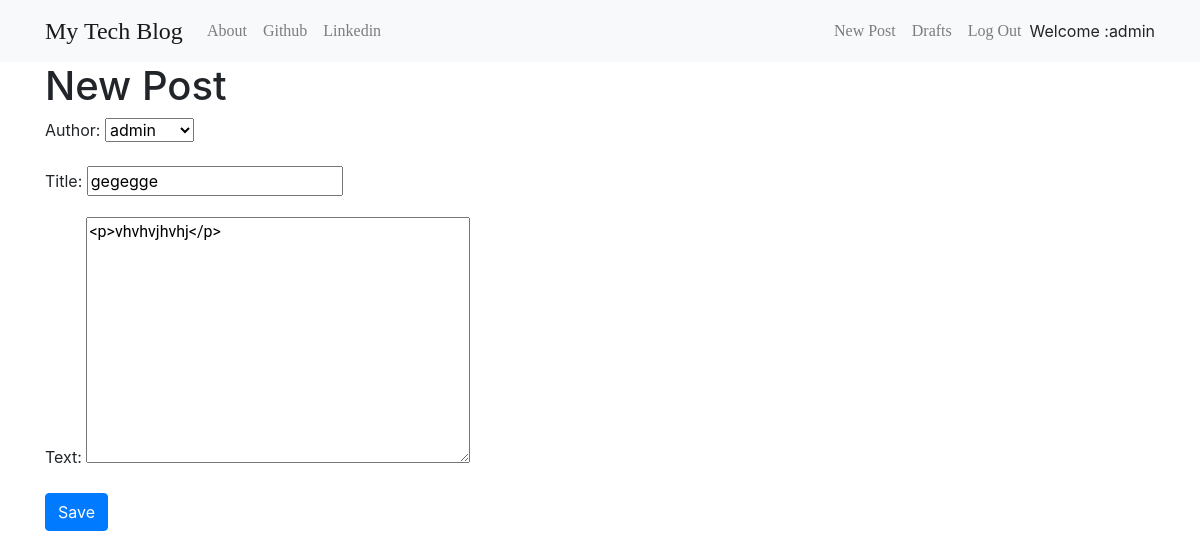
Page /post/6/edit/ (signed in) on the committed database.
### blog/models.py (models this page shows, shortened)
class Post(models.Model):
    author = models.ForeignKey('auth.User', on_delete=models.CASCADE)
    title = models.CharField(max_length=200)
    text = models.TextField()
    create_date = models.DateTimeField(default=timezone.now)
    publish_date = models.DateTimeField(blank=True, null=True)

### blog/views.py (the view)
# urls.py: path('post/<int:pk>/edit/', views.PostUpdateView.as_view(), name='post_edit'),
class PostUpdateView(LoginRequiredMixin, UpdateView):
    login_url = '/login/'
    redirect_field_name = 'blog/post_detail.html'
    form_class = PostForm
    model = Post

### blog/forms.py
class PostForm(forms.ModelForm):
    class Meta():
        model = Post
        fields = ['author', 'title', 'text']
        widgets = {
            'title': forms.TextInput(attrs={'class': 'textinputclass'}),
            'text': forms.Textarea(attrs={'class': 'editable editor-medium-textarea postcontent'})
        }

### blog/templates/blog/post_form.html (shortened to what this page needs)
{% extends 'base.html' %}
{% block body_block %}
    <h1>New Post</h1>
    <form class="post-form" method="post">
        {{ form.as_p }}
        <button type="submit" class="save btn btn-primary">Save</button>
    </form>
{% endblock %}

### blog/templates/blog/base.html (shortened to what this page needs)
<!DOCTYPE html>
{% load static %}
<html lang="en">
<head>
    <link rel="stylesheet" href="https://stackpath.bootstrapcdn.com/bootstrap/4.1.3/css/bootstrap.min.css"
>
    <link rel="stylesheet" href="//cdn.jsdelivr.net/npm/medium-editor@latest/dist/css/medium-editor.min.css"
          type="text/css" media="screen" charset="utf-8">
    <link rel="stylesheet" href="{% static 'css/style.css' %}">
    <link rel="stylesheet" href="https://stackpath.bootstrapcdn.com/font-awesome/4.7.0/css/font-awesome.min.css"
>
</head>
<body>
<nav class="navbar navbar-expand-lg  navbar-light bg-light techfont">
    <div class="container">
        <div class="navbar-nav align-items-center">
            <a class="navbar-brand" href="{% url 'post_list' %}">My Tech Blog</a>
            <a class="nav-item nav-link" href="{% url 'about' %}">About</a>
            <a class="nav-item nav-link" href="https://www.github.com">Github</a>
            <a class="nav-item nav-link" href="https://www.linkedin.com">Linkedin</a>
        </div>
        <div class="navbar-nav align-items-center ml-auto">
            {% if user.is_authenticated %}
                <a class="nav-item nav-link" href="{% url 'post_new' %}">New Post</a>
                <a class="nav-item nav-link" href="{% url 'drafts_list' %}">Drafts</a>
                <a class="nav-item nav-link" href="{% url 'logout' %}">Log Out</a>
                <a>Welcome :{{ user.username }}</a>
            {% else %}
                <a class="nav-item nav-link" href="{% url 'login' %}" aria-label="login"> <i class='far fa-user-circle'
                                                                                             style='font-size:24px'></i></a>
            {% endif %}
        </div>
    </div>
</nav>
<div class="container content">
    <div class="row">
        <div class="col-md-8">
            <div class="blog_posts">
                {% block body_block %}
                {% endblock %}
            </div>
        </div>
    </div>
</div>
</body>
</html>

### blog/static/css/style.css (style rules this page uses)
.navbar-brand { font-family: "Permanent Marker"; font-size: 1.5em; }
.nav-item { font-family: "Montserrat Medium"; font-size: 1em; }
.postcontent { font-family: Roboto, sans-serif; }

### rows in the picture
Post: author "admin", title "gegegge", text "<p>vhvhvjhvhj</p>"

### other values in the picture
{{ user.username }} "admin"
